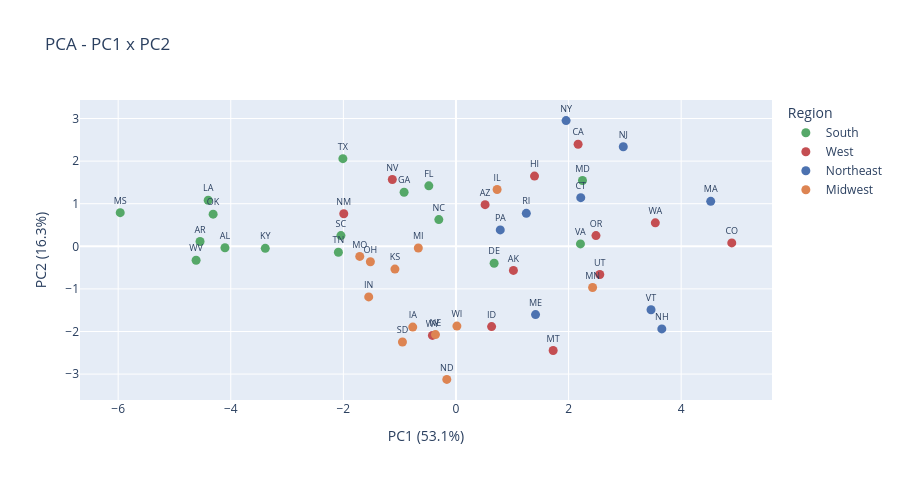

Here is the notebook cell this chart was saved with:
### Code cell
df_pca = df_state[["LocationDesc", "LocationAbbr", "Region", "Division"]].copy()
df_pca["PC1"] = X_pca[:, 0]
df_pca["PC2"] = X_pca[:, 1]
for col in ["Obesity", "NoActivity", "mediana_dochodu_gosp_dom"]:
    df_pca[col] = df_state[col].values

hover = {
    "LocationDesc": True,
    "Obesity": ":.1f",
    "NoActivity": ":.1f",
    "mediana_dochodu_gosp_dom": ":,.0f",
}

fig1 = px.scatter(
    df_pca,
    x="PC1",
    y="PC2",
    text="LocationAbbr",
    color="Region",
    color_discrete_map=PALETTE,
    hover_data=hover,
    labels={
        "PC1": f"PC1 ({explained[0]*100:.1f}%)",
        "PC2": f"PC2 ({explained[1]*100:.1f}%)",
    },
    title="PCA - PC1 x PC2",
)
fig1.update_traces(textposition="top center", textfont_size=9, marker_size=9)
fig1.update_layout(height=480)
fig1.show()

### Figure 1 — Plotly figure (JSON) as saved in the notebook; plotly's stock layout.template omitted (floating-point values rounded to 4 significant figures)
{"data": [{"customdata": [["Alabama", 39.13, 29.9, 58600.0], ["Arkansas", 38.7, 31.4, 55550.0], ["Delaware", 35.83, 25.57, 78210.0], ["Florida", 30.85, 24.95, 71307], ["Georgia", 35.3, 24.07, 71340.0], ["Kentucky", 39, 28.45, 57457], ["Louisiana", 39.53, 29.27, 55244], ["Maryland", 33.87, 21.87, 94624], ["Mississippi", 39.57, 32.07, 51880.0], ["North Carolina", 34.7, 22.43, 66750.0], ["Oklahoma", 39.37, 29.6, 59210.0], ["South Carolina", 35.7, 25.77, 63750.0], ["Tennessee", 37.17, 27.47, 64190.0], ["Texas", 35.33, 26.13, 71680.0], ["Virginia", 34.57, 21.37, 85589], ["West Virginia", 40.93, 30.9, 53840.0]], "hovertemplate": "Region=South<br>PC1 (53.1%)=%{x}<br>PC2 (16.3%)=%{y}<br>LocationAbbr=%{text}<br>LocationDesc=%{customdata[0]}<br>Obesity=%{customdata[1]:.1f}<br>NoActivity=%{customdata[2]:.1f}<br>mediana_dochodu_gosp_dom=%{customdata[3]:,.0f}<extra></extra>", "legendgroup": "South", "marker": {"color": "#55A868", "size": 9, "symbol": "circle"}, "mode": "markers+text", "name": "South", "orientation": "v", "showlegend": true, "text": ["AL", "AR", "DE", "FL", "GA", "KY", "LA", "MD", "MS", "NC", "OK", "SC", "TN", "TX", "VA", "WV"], "textfont": {"size": 9}, "textposition": "top center", "type": "scatter", "x": [-4.103, -4.545, 0.6776, -0.482, -0.9214, -3.387, -4.401, 2.247, -5.963, -0.3044, -4.313, -2.043, -2.088, -2.008, 2.211, -4.616], "xaxis": "x", "y": [-0.0335, 0.1131, -0.3986, 1.42, 1.268, -0.04721, 1.08, 1.546, 0.7891, 0.6266, 0.7545, 0.2515, -0.1405, 2.058, 0.05656, -0.3281], "yaxis": "y"}, {"customdata": [["Alaska", 33.6, 20.9, 84199], ["Arizona", 32.13, 22.47, 73650.0], ["California", 27.8, 21.63, 90660.0], ["Colorado", 25, 17, 88160.0], ["Hawaii", 25.67, 21, 90879], ["Idaho", 31.93, 21.03, 71400.0], ["Montana", 30.93, 20.13, 67228], ["Nevada", 31.87, 25.33, 71657], ["New Mexico", 34.1, 23.73, 58662], ["Oregon", 31.63, 19.43, 75793], ["Utah", 30.73, 16.8, 87346], ["Washington", 30.37, 17.8, 90050.0], ["Wyoming", 33.2, 23.9, 69220.0]], "hovertemplate": "Region=West<br>PC1 (53.1%)=%{x}<br>PC2 (16.3%)=%{y}<br>LocationAbbr=%{text}<br>LocationDesc=%{customdata[0]}<br>Obesity=%{customdata[1]:.1f}<br>NoActivity=%{customdata[2]:.1f}<br>mediana_dochodu_gosp_dom=%{customdata[3]:,.0f}<extra></extra>", "legendgroup": "West", "marker": {"color": "#C44E52", "size": 9, "symbol": "circle"}, "mode": "markers+text", "name": "West", "orientation": "v", "showlegend": true, "text": ["AK", "AZ", "CA", "CO", "HI", "ID", "MT", "NV", "NM", "OR", "UT", "WA", "WY"], "textfont": {"size": 9}, "textposition": "top center", "type": "scatter", "x": [1.02, 0.5174, 2.169, 4.899, 1.395, 0.6328, 1.726, -1.13, -1.993, 2.487, 2.555, 3.541, -0.4179], "xaxis": "x", "y": [-0.5662, 0.9782, 2.395, 0.07886, 1.649, -1.885, -2.445, 1.569, 0.7645, 0.2511, -0.6616, 0.5507, -2.092], "yaxis": "y"}, {"customdata": [["Connecticut", 30.13, 23.83, 87955], ["Maine", 32.53, 23.9, 69350.0], ["Massachusetts", 27.33, 21.47, 94660.0], ["New Hampshire", 31.2, 20.4, 91765], ["New Jersey", 28.73, 23.87, 95141], ["New York", 29.07, 25.83, 78660.0], ["Pennsylvania", 33.35, 23.4, 70380.0], ["Rhode Island", 30.83, 24.93, 80278], ["Vermont", 28.2, 19.3, 75880.0]], "hovertemplate": "Region=Northeast<br>PC1 (53.1%)=%{x}<br>PC2 (16.3%)=%{y}<br>LocationAbbr=%{text}<br>LocationDesc=%{customdata[0]}<br>Obesity=%{customdata[1]:.1f}<br>NoActivity=%{customdata[2]:.1f}<br>mediana_dochodu_gosp_dom=%{customdata[3]:,.0f}<extra></extra>", "legendgroup": "Northeast", "marker": {"color": "#4C72B0", "size": 9, "symbol": "circle"}, "mode": "markers+text", "name": "Northeast", "orientation": "v", "showlegend": true, "text": ["CT", "ME", "MA", "NH", "NJ", "NY", "PA", "RI", "VT"], "textfont": {"size": 9}, "textposition": "top center", "type": "scatter", "x": [2.216, 1.413, 4.525, 3.656, 2.972, 1.956, 0.7868, 1.25, 3.465], "xaxis": "x", "y": [1.142, -1.604, 1.055, -1.939, 2.337, 2.95, 0.3853, 0.7739, -1.489], "yaxis": "y"}, {"customdata": [["Illinois", 34.53, 23.8, 76410.0], ["Indiana", 37.27, 25.93, 66335], ["Iowa", 37.2, 24.9, 68870.0], ["Kansas", 35.87, 23.93, 67794], ["Michigan", 34.77, 24.1, 66560.0], ["Minnesota", 33.1, 21.17, 81710.0], ["Missouri", 36.33, 26.23, 65070.0], ["Nebraska", 35.93, 24.23, 70330.0], ["North Dakota", 35.4, 23.67, 71670.0], ["Ohio", 37.43, 25.8, 65250.0], ["South Dakota", 37.07, 24.1, 69227], ["Wisconsin", 35.83, 23, 70920.0]], "hovertemplate": "Region=Midwest<br>PC1 (53.1%)=%{x}<br>PC2 (16.3%)=%{y}<br>LocationAbbr=%{text}<br>LocationDesc=%{customdata[0]}<br>Obesity=%{customdata[1]:.1f}<br>NoActivity=%{customdata[2]:.1f}<br>mediana_dochodu_gosp_dom=%{customdata[3]:,.0f}<extra></extra>", "legendgroup": "Midwest", "marker": {"color": "#DD8452", "size": 9, "symbol": "circle"}, "mode": "markers+text", "name": "Midwest", "orientation": "v", "showlegend": true, "text": ["IL", "IN", "IA", "KS", "MI", "MN", "MO", "NE", "ND", "OH", "SD", "WI"], "textfont": {"size": 9}, "textposition": "top center", "type": "scatter", "x": [0.7307, -1.55, -0.7675, -1.084, -0.6686, 2.427, -1.709, -0.3639, -0.1627, -1.52, -0.9503, 0.01659], "xaxis": "x", "y": [1.333, -1.188, -1.897, -0.5358, -0.04021, -0.9679, -0.2373, -2.073, -3.124, -0.3625, -2.247, -1.874], "yaxis": "y"}], "layout": {"height": 480, "legend": {"title": {"text": "Region"}, "tracegroupgap": 0}, "title": {"text": "PCA - PC1 x PC2"}, "xaxis": {"anchor": "y", "domain": [0, 1], "title": {"text": "PC1 (53.1%)"}}, "yaxis": {"anchor": "x", "domain": [0, 1], "title": {"text": "PC2 (16.3%)"}}}}
